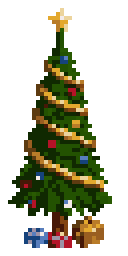
#> input picture art/prototype/seasonal/christmas_tree_ai.png, 32 x 64 px (shown 4 times larger)
$ python christmas_tree.py
#> lines starting #> are read from the running program, lines starting #| are printed output that depends on the picture; after the words box and inside, x2 and y2 are one past the last pixel; in counts of white or black regions, pixels touching at a corner belong together
### art/prototype/pixlib.py
"""Tiny pixel-art helper for GlobalCity building prototypes in the Micropolis (SimCity Classic) style.

Rules of the house style (see ref/_reference_3x.png):
- Only the 14 palette colours below. No anti-aliasing, no gradients except 1px dithers.
- Oblique top-down view, light from the top-left: roofs are LIGHT/MID grey (or a colour), the visible
  front (south) wall is DARK, the east side is DARK or BLACK, and a 1-2px BLACK shadow falls to the
  bottom-right. Windows are tiny 1px dots/rows (BLACK on light walls, WHITE/YELLOW on dark walls).
- A building sits on a footprint of 3x3 (48x48 px) or 4x4 (64x64 px) tiles, ground = speckled DIRT or
  dithered GRASS, usually framed by a 1px border in its zone colour (see `border`).
- Small accent colours (RED, YELLOW, ORANGE, BLUE) for signs, lights, details. Use them sparingly.
"""
from PIL import Image, ImageDraw
import hashlib, json, os

BLACK = (0x00, 0x00, 0x00); DARK = (0x3f, 0x3f, 0x3f); MID = (0x7f, 0x7f, 0x7f); LIGHT = (0xbf, 0xbf, 0xbf)
WHITE = (0xff, 0xff, 0xff); DIRT = (0xcc, 0x7f, 0x66); SAND = (0x99, 0x7f, 0x4c); GRASS = (0x00, 0xe6, 0x00)
FOREST = (0x00, 0x7f, 0x00); WATER = (0x66, 0x66, 0xe6); BLUE = (0x00, 0x00, 0xe6); RED = (0xff, 0x00, 0x00)
YELLOW = (0xff, 0xff, 0x00); ORANGE = (0xff, 0x7f, 0x00)
PALETTE = [BLACK, DARK, MID, LIGHT, WHITE, DIRT, SAND, GRASS, FOREST, WATER, BLUE, RED, YELLOW, ORANGE]

# zone border colours used by the originals
BORDER = {'res': FOREST, 'com': WATER, 'ind': YELLOW, 'civic': BLUE, 'fire': RED, 'power': YELLOW, 'park': FOREST, 'none': None}

# [19 lines left out: function canvas, not called in this run]

def border(im: Image.Image, kind: str) -> None:
    c = BORDER.get(kind)
    if c: ImageDraw.Draw(im).rectangle([0, 0, im.width - 1, im.height - 1], outline=c)

def rect(im, x0, y0, x1, y1, fill, outline=None):
    ImageDraw.Draw(im).rectangle([x0, y0, x1, y1], fill=fill, outline=outline)

def px(im, x, y, c):
    if 0 <= x < im.width and 0 <= y < im.height: im.putpixel((x, y), c)

def line(im, pts, c, width=1):
    ImageDraw.Draw(im).line(pts, fill=c, width=width)

def ellipse(im, x0, y0, x1, y1, fill, outline=None):
    ImageDraw.Draw(im).ellipse([x0, y0, x1, y1], fill=fill, outline=outline)

def poly(im, pts, fill, outline=None):
    ImageDraw.Draw(im).polygon(pts, fill=fill, outline=outline)

# [28 lines left out: functions box, save, not called in this run]

# [5 lines that do not run on import are left out]

### art/prototype/civic/_civ.py
"""Shared drawing helpers for the civic group (built on pixlib).

Conventions taken from the Micropolis originals (coal, hospital, church, nuclear):
- Oblique view from the south-west: a building is a roof polygon raised `h` px; its walls extrude
  down-left (skew=1, 45 deg) or straight down (skew=0). West wall = lit (LIGHT/WHITE),
  south wall = shaded (MID/DARK), roof varies.
- Shadows fall to the east/south-east and are drawn by *darkening the ground*: dirt->SAND,
  grass->FOREST, pavement->DARK (the originals do this rather than flat black).
"""
import os, sys, hashlib
sys.path.insert(0, os.path.join(os.path.dirname(os.path.abspath(__file__)), '..'))
from pixlib import *  # noqa
from PIL import Image, ImageDraw

SHADE = {DIRT: SAND, SAND: DARK, GRASS: FOREST, FOREST: DARK, MID: DARK, LIGHT: MID, WHITE: LIGHT,
         DARK: BLACK, WATER: BLUE, BLUE: DARK, YELLOW: SAND, ORANGE: SAND, RED: DARK, BLACK: BLACK}

def rnd(x, y, s):
    return int.from_bytes(hashlib.md5(f'{s}:{x}:{y}'.encode()).digest()[:4], 'little')

# [15 lines left out: function ground, not called in this run]

def shade_mask(im, mask):
    """Darken every pixel where mask (L image) is set."""
    p = im.load(); m = mask.load()
    for y in range(im.height):
        for x in range(im.width):
            if m[x, y]: p[x, y] = SHADE.get(p[x, y], DARK)

def shade_poly(im, pts):
    m = Image.new('L', im.size, 0); ImageDraw.Draw(m).polygon(pts, fill=255, outline=255); shade_mask(im, m)

def shade_rect(im, x0, y0, x1, y1):
    m = Image.new('L', im.size, 0); ImageDraw.Draw(m).rectangle([x0, y0, x1, y1], fill=255); shade_mask(im, m)

# [25 lines left out: functions block_pts, block, not called in this run]

def south_px(x, y, w, d, h, skew, u, v):
    """Pixel on the south face: u along width (0..w-1), v down the height (0..h-1)."""
    return (x + u - v * skew, y + d + v)

def west_px(x, y, w, d, h, skew, u, v):
    """Pixel on the west face: u along depth (0..d-1), v outward (1..h)."""
    return (x - v * skew, y + u + v)

# [29 lines left out: functions south_windows, west_windows, tree, car, not called in this run]

def person(im, x, y, c=None):
    px(im, x, y, c or BLACK)

# [32 lines left out: functions flag, checker, dome, not called in this run]

def pave(im, x0, y0, x1, y1, c=MID, edge=LIGHT):
    rect(im, x0, y0, x1, y1, c)
    if edge: line(im, [(x0, y0), (x1, y0)], edge); line(im, [(x0, y0), (x0, y1)], edge)

def road_stub(im, x0, y0, x1, y1):
    """Driveway leaving through the zone border, like the originals' road stubs."""
    rect(im, x0, y0, x1, y1, MID)

# [25 lines left out: functions cap, drum, not called in this run]

### art/prototype/seasonal/christmas_tree.py
"""Christmas tree: a tall decorated fir on a small town square, 2 tiles wide by 4 tall (32x64 px).

The fir was generated with the sprite-ai MCP (christmas_tree_ai.png, generation
9200c525-e71c-41f2-8e5e-b3b61c84c4ea) and is mapped here onto the 14 Micropolis colours. The square
round its foot (paving, lamps, benches, people) is drawn by hand. Around the square the ground is transparent,
so the tree stands on whatever biome it is built in; the fir's shadow falls east as a translucent black there and
darkens the paving the way the originals do. Strings of single-pixel bulbs (red, blue,
yellow, white) are added on the needles. At night only the star, the bulbs and the baubles glow, each in its
own colour: their pixels go to christmas_tree_lights.json, which the 'XMAS' entry in
art/nightlights/lights.py reads.

Run: python3 art/prototype/seasonal/christmas_tree.py   (writes christmas_tree.png, @4x, and the game
copy client/public/assets/buildings/christmastree.png; then run art/nightlights/lights.py)
"""
import os, sys, json, shutil, hashlib
from PIL import Image
HERE = os.path.dirname(os.path.abspath(__file__))
sys.path.insert(0, os.path.join(HERE, '..', 'civic'))
from _civ import *  # noqa: F401,F403  (pixlib colours + ground, shade_mask)

W, H = 32, 64
# The ground is left transparent so the game's own biome ground (grass, sand, tundra, snow) shows through: the
# tiles under a custom building are drawn as bare ground. Drawn on a key colour that becomes transparent at the
# end; the shadow over it becomes a translucent black.
KEY, KEY_SHADE = (255, 0, 255), (254, 0, 254)
SHADOW_ALPHA = 80
SHADE[KEY] = KEY_SHADE
im = Image.new('RGB', (W, H), KEY)
get = lambda x, y: im.getpixel((x, y)) if 0 <= x < W and 0 <= y < H else None

# ---------- the square round the fir's foot: plain paving, sparse joints, a mid-grey kerb, a path south
ellipse(im, 1, 30, 30, 62, LIGHT)
rect(im, 13, 58, 18, 63, LIGHT)
for y in range(H):
    for x in range(W):
        if get(x, y) == LIGHT and x % 4 == 1 and y % 4 == 1: px(im, x, y, MID)   # paving joints
ellipse(im, 1, 30, 30, 62, None, MID)
rect(im, 13, 58, 18, 63, LIGHT)
line(im, [(12, 59), (12, 63)], MID); line(im, [(19, 59), (19, 63)], MID)

# ---------- the fir (sprite-ai), mapped to the palette
FIR = {0x102901: FOREST, 0x235201: GRASS, 0x295a02: GRASS, 0x181c02: BLACK,                # needles
       0xe3a82e: YELLOW, 0xecd49d: WHITE, 0xb97c29: ORANGE, 0x995e21: SAND, 0x824411: SAND,  # tinsel, gold
       0x5d3b11: SAND, 0x461807: DARK,                                                     # trunk, shade
       0xb41327: RED, 0x16437c: BLUE, 0x587ebd: WATER, 0x9d92a5: LIGHT, 0xf4ebe8: WHITE}     # baubles, presents
src = Image.open(os.path.join(HERE, 'christmas_tree_ai.png')).convert('RGBA')
#> src is the input picture: PIL image 32x64 RGBA; mean R, G, B, A 87.4, 86.8, 31, 95.4
assert src.size == (W, H)
fir = {}
for y in range(H):
    for x in range(W):
        r, g, b, a = src.getpixel((x, y))
        if a: fir[(x, y)] = FIR[(r << 16) | (g << 8) | b]
#> after the loop, fir = 766 items
# light from the west: the needles on the east rim of every bough row go black, the next ones in FOREST
for (x, y), c in list(fir.items()):
    if y < 53 and c in (GRASS, FOREST) and (x + 1, y) not in fir:
        fir[(x, y)] = BLACK
        if fir.get((x - 1, y)) == GRASS: fir[(x - 1, y)] = FOREST
#> this loop made 766 passes
#> (x, y, c) on passes 1 to 3: (15, 2, (255, 255, 255)), (14, 3, (255, 255, 0)), (15, 3, (255, 255, 255))

# ---------- strings of Christmas lights: single bulbs on the needles, not touching the tinsel, baubles or the
# outline, at least 3 px apart. Picked in a fixed pseudo-random order so the tree comes out the same every run.
NEEDLE = (GRASS, FOREST)
BULB_COLOURS = [RED, BLUE, YELLOW, WHITE]
baubles = [(x, y) for (x, y), c in fir.items() if 8 <= y <= 52 and c in (RED, BLUE, WATER)]
#> baubles = [(15, 14), (16, 14), (15, 15), (16, 15), (17, 22), (18, 22), (18, 23), (12, 35), (13, 35), (12, 36), (13, 36), (20, 39), (21, 39), (20, 40), (21, 40), (9, 43), (10, 43), (10, 44), (6, 46), (7, 50), (8, 50), (16, 50), (8, 51)]
taken = list(baubles)
#> taken has the same summary as baubles
bulbs = {}
order = sorted(((x, y) for (x, y), c in fir.items() if 9 <= y <= 51 and c in NEEDLE),
               key=lambda p: hashlib.md5(f'bulb:{p}'.encode()).digest())
#> order = 388 pairs, first value 2 to 26, second value 9 to 51
for (x, y) in order:
    if len(bulbs) >= 32: break
    if not all(fir.get((x + dx, y + dy)) in NEEDLE + (BLACK,) for dx, dy in ((-1, 0), (1, 0), (0, -1), (0, 1))): continue
    if any(max(abs(x - a), abs(y - b)) < 3 for (a, b) in taken): continue
    bulbs[(x, y)] = BULB_COLOURS[len(bulbs) % 4]
    taken.append((x, y))
#> this loop made 388 passes
#> (x, y) on passes 1 to 3: (15, 22), (12, 14), (10, 31)
#> after the loop, bulbs = 23 items; taken = 46 pairs, first value 4 to 26, second value 14 to 51
fir.update(bulbs)
# what glows at night (art/nightlights/lights.py reads this): the star, the bulbs and the baubles, each in its colour
NAMES = {RED: 'red', BLUE: 'blue', WATER: 'blue', YELLOW: 'yellow', WHITE: 'white'}
glow = {'star': [(x, y) for (x, y), c in fir.items() if y <= 7 and c in (YELLOW, WHITE, ORANGE)]}
#> glow = {'star': [(15, 2), (14, 3), (15, 3), (12, 4), (13, 4), (14, 4), (15, 4), (16, 4), (17, 4), (13, 5), (14, 5), (15, 5), (16, 5), (14, 6), (15, 6), (16, 6), (14, 7), (16, 7)]}
for (x, y), c in list(bulbs.items()) + [(p, fir[p]) for p in baubles]:
    glow.setdefault(NAMES[c], []).append((x, y))
#> this loop made 46 passes
#> (x, y, c) on passes 1 to 12: (16, 47, (255, 0, 0)), (11, 48, (0, 0, 230)), (23, 50, (255, 255, 0)), (17, 40, (255, 255, 255)), (9, 36, (255, 0, 0)), (12, 29, (0, 0, 230)), (20, 48, (255, 255, 0)), (4, 49, (255, 255, 255)), (8, 33, (255, 0, 0)), (12, 20, (0, 0, 230)), (23, 43, (255, 255, 0)), (13, 44, (255, 255, 255))
#> after the loop, glow = 5 items
json.dump({k: sorted(v) for k, v in glow.items()}, open(os.path.join(HERE, 'christmas_tree_lights.json'), 'w'))

# ---------- lamps round the square (white lamp, dark post, shadow pixel to the east)
LAMPS = [(4, 38), (27, 38), (3, 52), (28, 52)]
for (x, y) in LAMPS:
    px(im, x, y + 1, DARK); px(im, x, y + 2, DARK); px(im, x + 1, y + 3, DARK)
    px(im, x, y, WHITE); px(im, x + 1, y + 1, MID)

# ---------- benches facing the fir and a few people looking up at it
for (x, y) in [(4, 57), (24, 57)]:
    rect(im, x, y, x + 3, y, SAND); line(im, [(x, y + 1), (x + 3, y + 1)], DARK)
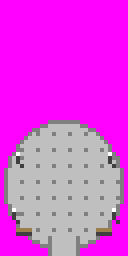
#> im: PIL image 32x64 RGB (shown 4 times larger); mean R, G, B 225.1, 68.7, 224.8
for (x, y, c) in [(6, 55, RED), (25, 55, BLUE), (9, 60, ORANGE), (21, 61, BLACK), (4, 45, BLUE), (27, 46, RED)]:
    px(im, x, y, c); px(im, x + 1, y + 1, MID)

# ---------- the fir's shadow falls east-south-east: darken the ground under its outline, shifted
mask = Image.new('L', (W, H), 0)
#> mask: PIL image 32x64 L; every value is 0
for (x, y) in fir:
    for k in (1, 2, 3):
        if 0 <= x + k < W and 0 <= y + (k + 1) // 2 < H: mask.putpixel((x + k, y + (k + 1) // 2), 255)
#> this loop made 766 passes
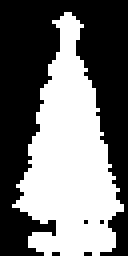
#> mask: PIL image 32x64 L (shown 4 times larger); 44.9% white; 1 white region, box (x1, y1, x2, y2) and area: (3, 3, 31, 64) 920
for (x, y) in fir: mask.putpixel((x, y), 0)
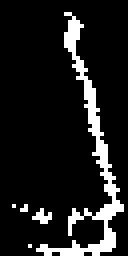
#> mask: PIL image 32x64 L (shown 4 times larger); 11.2% white in thin lines or dots, all inside (x1, y1, x2, y2) = (3, 3, 31, 64)
shade_mask(im, mask)
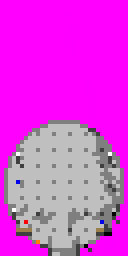
#> im: PIL image 32x64 RGB (shown 4 times larger); mean R, G, B 220.9, 64.6, 220.7
for (x, y), c in fir.items(): px(im, x, y, c)
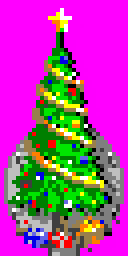
#> im: PIL image 32x64 RGB (shown 4 times larger); mean R, G, B 173.8, 69.2, 159.4

# ---------- save: native PNG, 4x preview, metadata, and the game copy
bad = {c for c in im.getdata() if c not in PALETTE and c not in (KEY, KEY_SHADE)}
#> bad = 0 items
assert not bad, f'off-palette colours {list(bad)[:5]}'
out = im.convert('RGBA')
out.putdata([(0, 0, 0, 0) if c[:3] == KEY else (0, 0, 0, SHADOW_ALPHA) if c[:3] == KEY_SHADE else c for c in out.getdata()])
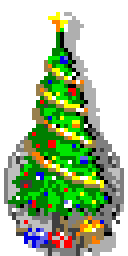
#> out: PIL image 32x64 RGBA (shown 4 times larger); mean R, G, B, A 45.1, 69.2, 30.8, 130.5; transparent parts drawn white
im = out
im.save(os.path.join(HERE, 'christmas_tree.png'))
im.resize((W * 4, H * 4), Image.NEAREST).save(os.path.join(HERE, 'christmas_tree@4x.png'))
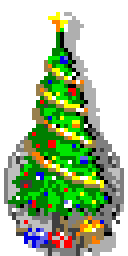
#> saved as christmas_tree@4x.png: PIL image 128x256 RGBA; mean R, G, B, A 45.1, 69.2, 30.8, 130.5; transparent parts drawn white
#> (the run stopped early here; a loop or call above may not have finished)
